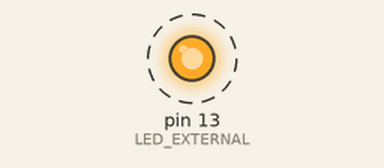
A sketch run on a simulated Arduino Uno, built with avr-gcc and run on an emulated ATmega328P. Parts: output pins drawn as LEDs (lit = HIGH). Dashed ring = blinking.

Above: at 0.5 s.
Timing chart, 0 to 4.6 s (numbered marks = the images above):
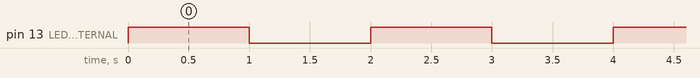

Measured:
- by itself, pin 13 (LED_EXTERNAL): alternates HIGH for 1.0 s and LOW for 1.0 s

The sketch:

Blink.ino
```cpp
const int LED_EXTERNAL = 13;

// the setup function runs once when you press reset or power the board
void setup() {
  // initialize digital pin LED_BUILTIN as an output.
  pinMode(LED_EXTERNAL, OUTPUT);
}

// the loop function runs over and over again forever
void loop() {

  digitalWrite(LED_EXTERNAL, HIGH);   // turn the LED on (HIGH is the voltage level)
  delay(1000);                       // wait for a second
  digitalWrite(LED_EXTERNAL, LOW);    // turn the LED off by making the voltage LOW
  delay(1000);                       // wait for a second
}
```
